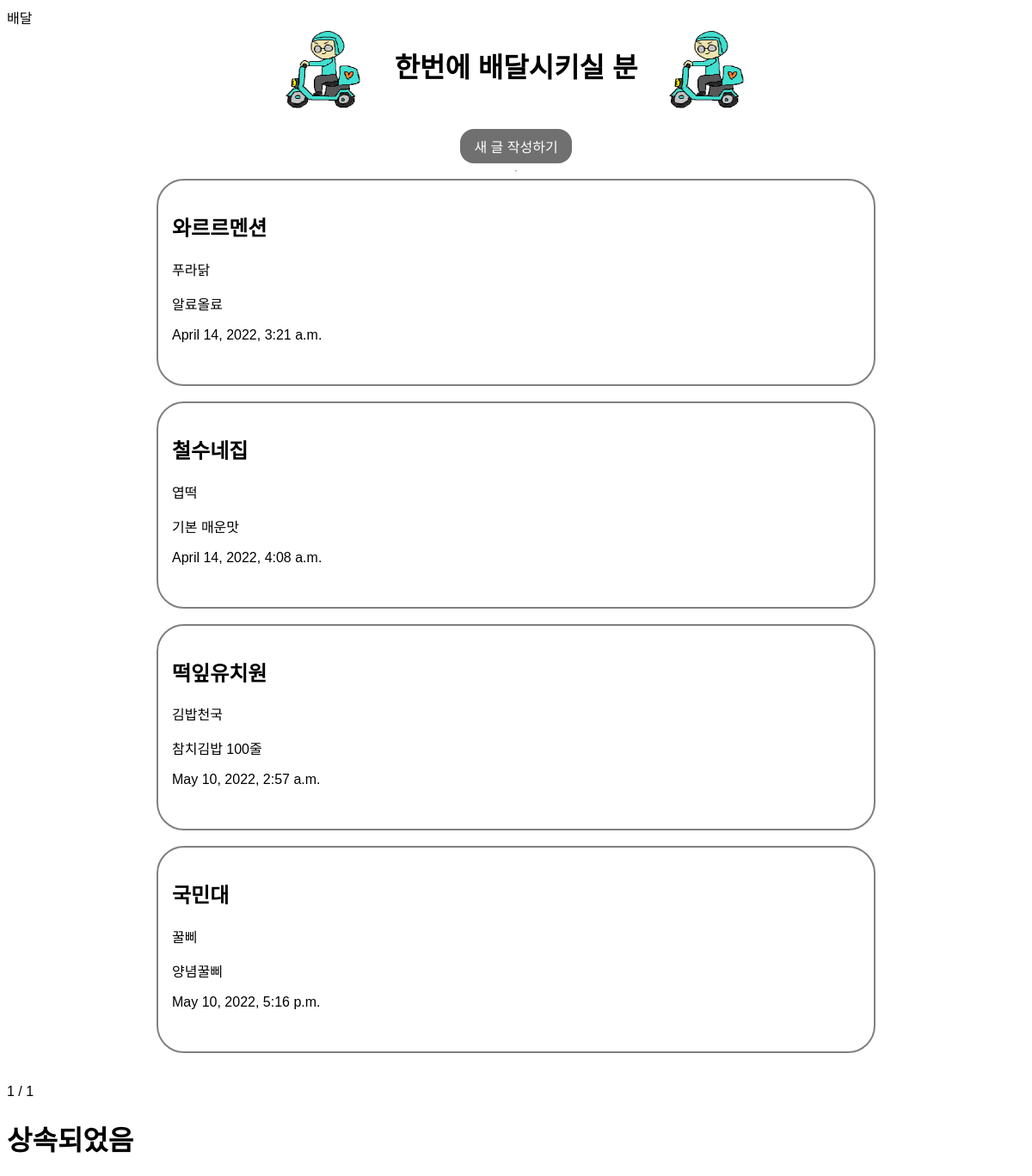
Before: / with the older database file.
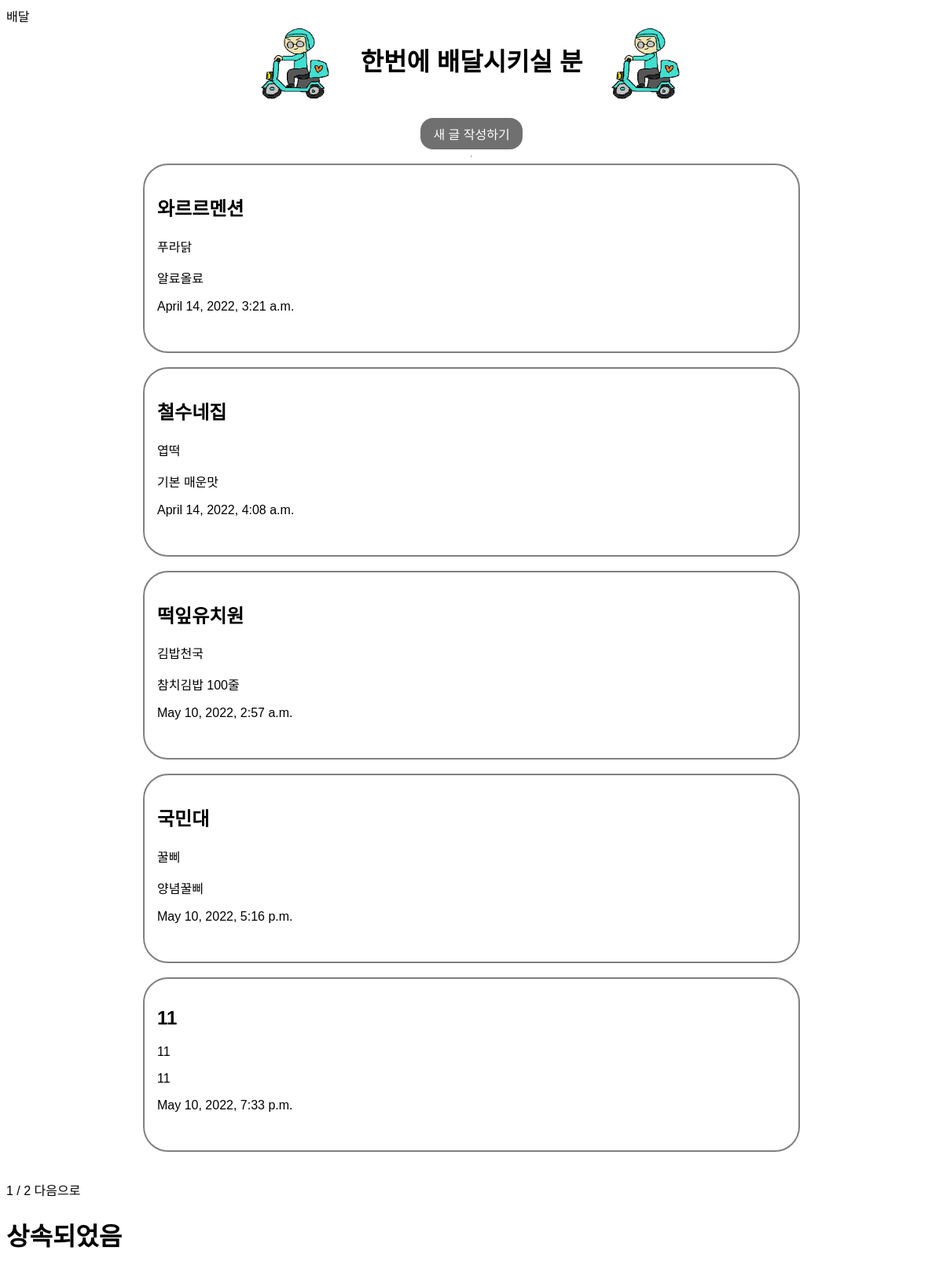
After: the same page with the newer database file.
### blog/models.py (models this page shows, shortened)
class Blog(models.Model):
    title = models.CharField(max_length=30)
    sub_title = models.CharField(max_length=30, default="")
    contents = models.TextField()
    created_at = models.DateTimeField(auto_now_add = True)
    image = models.ImageField(upload_to = "blog/", blank=True, null=True)

### blog/views.py (the view)
# urls.py: 2. Add a URL to urlpatterns:  path('', views.home, name='home')
def home(request): # 페이지 & 쿼리셋 가져오기 함수
    blogs = Blog.objects.all()
    paginator = Paginator(blogs, 5) # blogs 데이터베이스를 8개로 페이지 구분
    pagnum = request.GET.get('page') # 페이지별로 구분하고 그 변수page를 가져와서 pagnum변수에 저장
    blogs = paginator.get_page(pagnum) # pagnum변수를 가져와서 blogs에 저장
    return render(request, 'home.html', {'blogs':blogs})

### blog/templates/home.html (shortened to what this page needs)
{% extends 'base.html' %} {% load static %} {% block contents %}
<!DOCTYPE html>
<html lang="en">
<head>
    <link rel="stylesheet" type="text/css" href="style.css">
    <link rel="stylesheet" type="text/css" href="{% static 'style.css'%}"
    <title>배달</title>
</head>
<body>
    <div class="bodyContainer">
        <div class="headpic">
            <img src ="{% static 'pic1.png'%}" width="100" height="100" class="logo"/>
            <h1>한번에 배달시키실 분</h1>
            <img src ="{% static 'pic1.png'%}" width="100" height="100" class="logo"/>
        </div>
        <br/>
        <a href='{% url 'new'%}' class="btn">새 글 작성하기</a><hr>
        {% for blog in blogs %}
            <a href="{%url 'detail' blog.id%}">
                <div class="blogContainer">
                    <h2>{{blog.title}}</h2>
                    <p>{{blog.sub_title}}</p>
                    <p>{{blog.contents}}</p>
                    <p>{{blog.created_at}}</p>
                </div>
            </a>
        <br/>
        {% endfor %}
    </div>
    <span> {{ blogs.number }} </span>
    <span> / </span>
    <span> {{ blogs.paginator.num_pages }} </span>
    {% if blogs.has_next %}
    <a href="?page={{blogs.next_page_number}}">다음으로</a>
    <a href="?page={{blogs.paginator.num_pages}}"마지막으로</a>
    {% endif%}
</body>
</html>
{% endblock %}

Changed rows visible on the page:
added Blog: title "11", sub_title "11", contents "11", created_at "May 10, 2022, 7:33 p.m."
Other visible differences:
{{ blogs.paginator.num_pages }}: "1" → "2"
text now shown: "다음으로"
